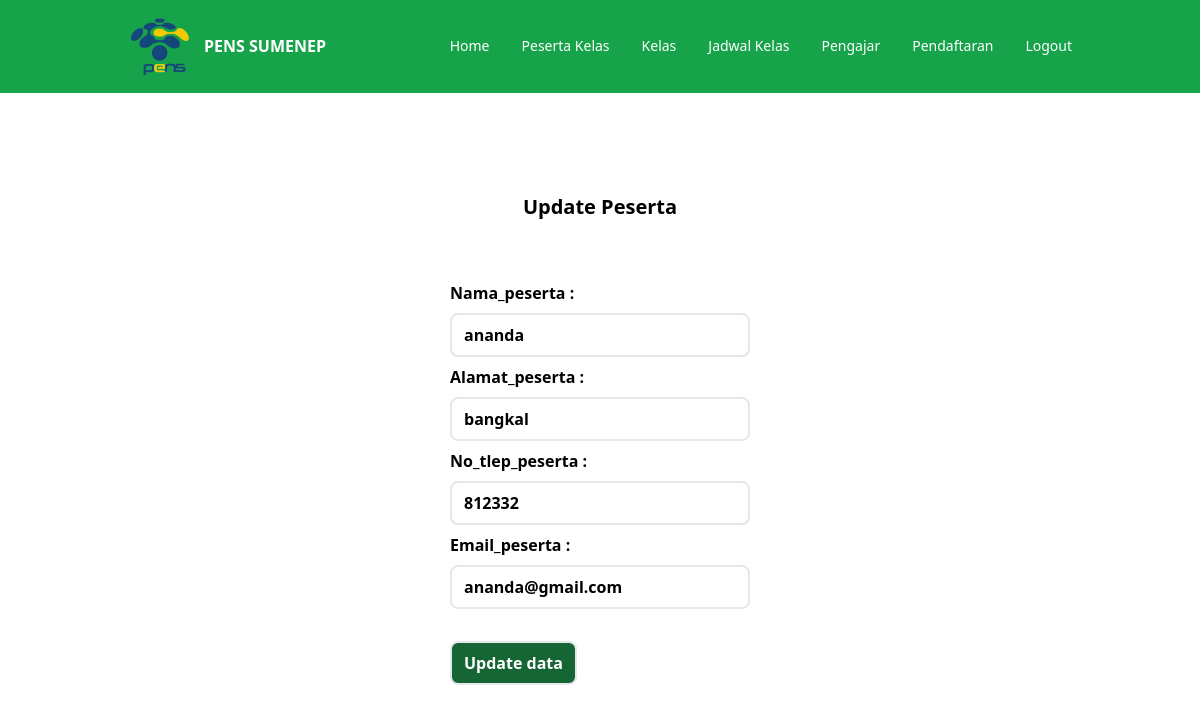
The page /peserta_kelas/updatepeserta_kelas.php?id=1 on the database its author committed.
### tables this page shows
CREATE TABLE `peserta_kelas` (
  `id_peserta` int(11) NOT NULL,
  `nama_peserta` varchar(255) DEFAULT NULL,
  `alamat_peserta` varchar(255) DEFAULT NULL,
  `no_tlep_peserta` int(11) DEFAULT NULL,
  `email_peserta` varchar(255) DEFAULT NULL
);

### controllers/function_peserta_kelas.php (called while the page is built, shortened)
<?php
$connection = mysqli_connect("localhost", "root", "", "kursus");
function query($query)
{
    global $connection;
    $result = mysqli_query($connection, $query);
    $rows = [];
    while ($row = mysqli_fetch_assoc($result)) {
        $rows[] = $row;
    }
    return $rows;
}

### peserta_kelas/updatepeserta_kelas.php (the view, shortened to what this page needs)
<?php
require '../controllers/function_peserta_kelas.php';
$id = $_GET['id'];
$peserta = query("SELECT * FROM peserta_kelas WHERE id_peserta = $id")[0];
?>
<!DOCTYPE html>
<html lang="en">
<head>
    <link href="/dist/output.css" rel="stylesheet">
    <script src="https://cdn.tailwindcss.com"></script>
</head>
<body class="bg-white">
    <nav class="w-full py-4 text-white bg-green-600 mb-20">
        <div class="container flex flex-wrap items-center justify-between mx-auto">
            <a href="" class="flex items-center gap-3 font-semibold h-max">
                <img src="../images/logo-pens.png" alt="" class="w-16 ml-10">
                PENS SUMENEP
            </a>
            <div class="hidden w-full md:block md:w-auto mr-10" id="mobile-menu">
                <ul class="flex flex-col mt-4 md:flex-row md:space-x-8 md:mt-0 md:text-sm md:font-medium">
                    <li>
                        <a href="../index.php" class="block py-2 pl-3 pr-4 text-white bg-blue-700 rounded md:bg-transparent md:p-0 focus:outline-none" aria-current="page">Home</a>
                    </li>
                    <li>
                        <a href="../peserta_kelas.php" class="block py-2 pl-3 pr-4 text-white bg-blue-700 rounded md:bg-transparent md:p-0 focus:outline-none" aria-current="page">Peserta Kelas</a>
                    </li>
                    <li>
                        <a href="../kelas.php" class="block py-2 pl-3 pr-4 text-white bg-blue-700 rounded md:bg-transparent md:p-0 focus:outline-none" aria-current="page">Kelas</a>
                    </li>
                    <li>
                        <a href="../jadwal_kelas.php" class="block py-2 pl-3 pr-4 text-white border-b border-gray-100 hover:bg-gray-50 md:hover:bg-transparent md:border-0 md:hover:text-blue-700 md:p-0">Jadwal Kelas</a>
                    </li>
                    <li>
                        <a href="../pengajar.php" class="block py-2 pl-3 pr-4 text-white border-b border-gray-100 hover:bg-gray-50 md:hover:bg-transparent md:border-0 md:hover:text-blue-700 md:p-0">Pengajar</a>
                    </li>
                    <li>
                        <a href="../pendaftaran.php" class="block py-2 pl-3 pr-4 text-white border-b border-gray-100 hover:bg-gray-50 md:hover:bg-transparent md:border-0 md:hover:text-blue-700 md:p-0">Pendaftaran</a>
                    </li>
                    <li>
                        <a href="../fungsi/logout.php" class="block py-2 pl-3 pr-4 text-white border-b border-gray-100 hover:bg-gray-50 md:hover:bg-transparent md:border-0 md:hover:text-blue-700 md:p-0">Logout</a>
                    </li>
                </ul>
            </div>
        </div>
    </nav>
    <h1 class=" mb-10 px-6 py-5 text-xl font-bold flex items-center justify-center ">Update Peserta</h1>
    <form method="post" action="" class="w-1/4 mx-auto">
        <div>
            <label class="font-semibold mb-2" for="nama_peserta mt-6">Nama_peserta :</label>
            <input class="w-full px-3 py-2 text-black rounded-lg bg-white mb-2 border-2  font-semibold" type="text" name="nama_peserta" id="nama_peserta" value="<?= $peserta["nama_peserta"]; ?> ">
        </div>
        <div>
            <label class="font-semibold mb-2" for="alamat_peserta">Alamat_peserta :</label>
            <input class="w-full px-3 py-2 text-black rounded-lg bg-white mb-2 border-2  font-semibold" type="text" name="alamat_peserta" id="alamat_peserta" value="<?= $peserta["alamat_peserta"]; ?> ">
        </div>
        <div>
            <label class="font-semibold mb-2" for="no_tlep_peserta">No_tlep_peserta :</label>
            <input class="w-full px-3 py-2 text-black rounded-lg bg-white mb-2 border-2  font-semibold" type="text" name="no_tlep_peserta" id="no_tlep_peserta" value="<?= $peserta["no_tlep_peserta"]; ?> ">
        </div>
        <div>
            <label class="font-semibold mb-2" for="email_peserta">Email_peserta :</label>
            <input class="w-full px-3 py-2 text-black rounded-lg bg-white mb-2 border-2  font-semibold" type="text" name="email_peserta" id="email_peserta" value="<?= $peserta["email_peserta"]; ?> ">
        </div>
        <br>
        <button class="px-3 py-2 font-semibold bg-green-800 rounded-lg border-2 text-white " type="submit" name="submit" id="submit">Update data</button>
    </form>
</body>
</html>

### peserta_kelas/updatepeserta_kelas.php (style rules this page uses)
label { display: block; }

### rows shown on the page
peserta_kelas: nama_peserta "ananda", alamat_peserta "bangkal", no_tlep_peserta "812332", email_peserta "ananda@gmail.com"
